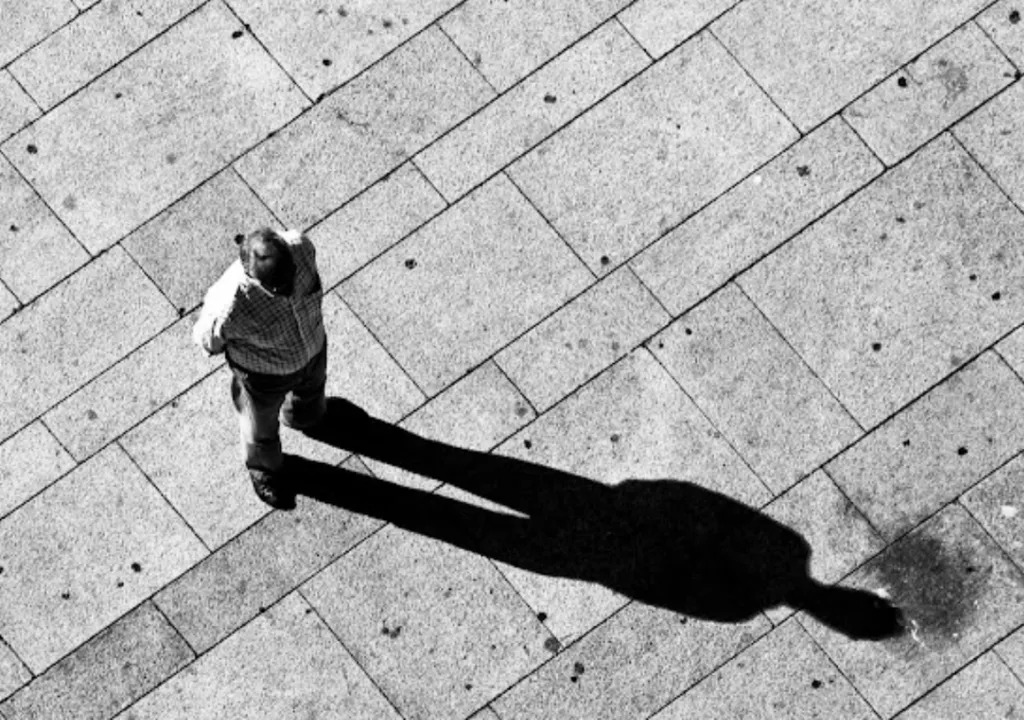
#> input picture image.jpg, 1024 x 720 px
$ jupyter execute Projeto2.ipynb
#> lines starting #> are read from the running program, lines starting #| are printed output that depends on the picture; after the words box and inside, x2 and y2 are one past the last pixel; in counts of white or black regions, pixels touching at a corner belong together
[cell 1]
import numpy as np
import cv2
from matplotlib import pyplot as plt
img = cv2.imread('image.jpg')
#> img is the input picture: shape (720, 1024, 3); min 0, max 255, mean 168.8
plt.imshow(img)

[cell 2]
rgb = cv2.cvtColor(img, cv2.COLOR_BGR2RGB)
plt.imshow(rgb)
gray = cv2.cvtColor(rgb, cv2.COLOR_BGR2GRAY)
plt.imshow(gray)
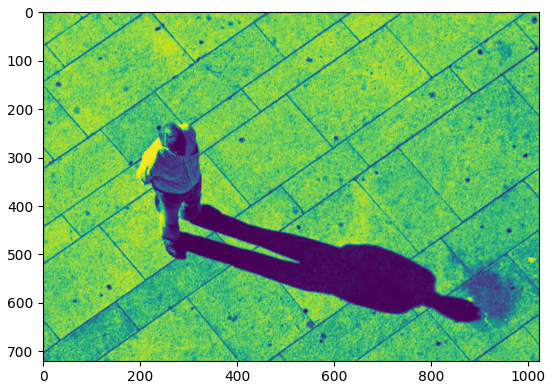
#> figure drawn by matplotlib, 1 panel

[cell 3]
limiar = 120 #0 - 255
val, thresh = cv2.threshold(gray, limiar, 255, cv2.THRESH_BINARY)
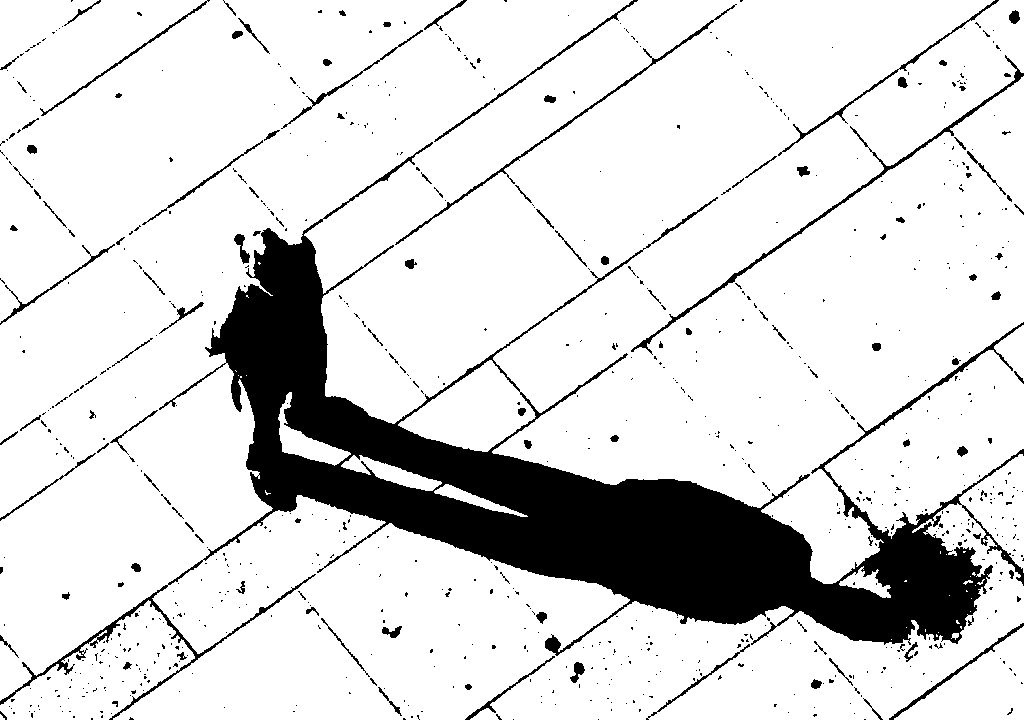
#> thresh: shape (720, 1024); 85.3% white; 825 black regions (701 under 20 px), largest, box (x1, y1, x2, y2) and area: (0, 142, 1024, 720) 92441, (631, 55, 1024, 355) 1834, (395, 4, 737, 245) 1143
#> val = 120
val

plt.imshow(thresh, cmap = 'gray')

[cell 4]
limiar = 200
val, thresh = cv2.threshold(gray, limiar, 255, cv2.THRESH_BINARY)
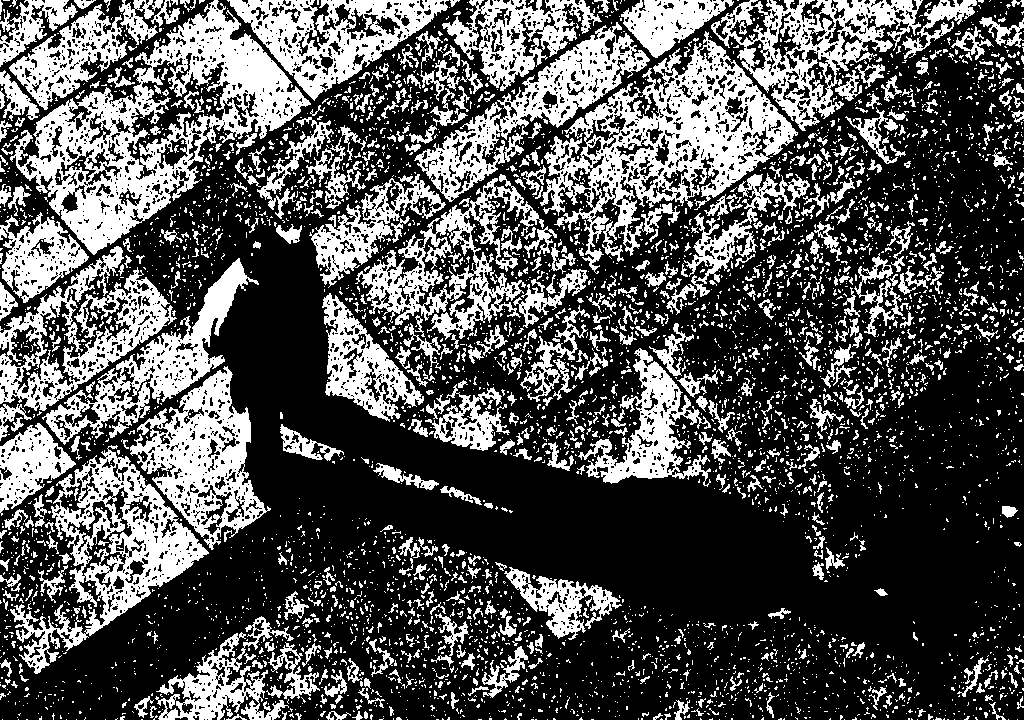
#> thresh: shape (720, 1024); 32.9% white; 5002 white regions (4292 under 20 px), largest, box (x1, y1, x2, y2) and area: (10, 0, 311, 255) 22879, (540, 31, 798, 274) 19946, (10, 445, 209, 674) 12324
#> val = 200
plt.imshow(thresh, cmap = 'gray')

[cell 5]
cv2.imwrite('resultado_threshold.jpg', thresh)

limiar = 100
val, thresh = cv2.threshold(gray, limiar, 255, cv2.THRESH_BINARY)
#> thresh: shape (720, 1024); 86.8% white; 636 black regions (519 under 20 px), largest, box (x1, y1, x2, y2) and area: (204, 228, 986, 643) 83114, (631, 69, 1024, 353) 1391, (812, 323, 1024, 474) 760
#> val = 100
plt.imshow(thresh, cmap = 'gray')

[cell 6]
limiar = 60
val, thresh = cv2.threshold(gray, limiar, 255, cv2.THRESH_BINARY)
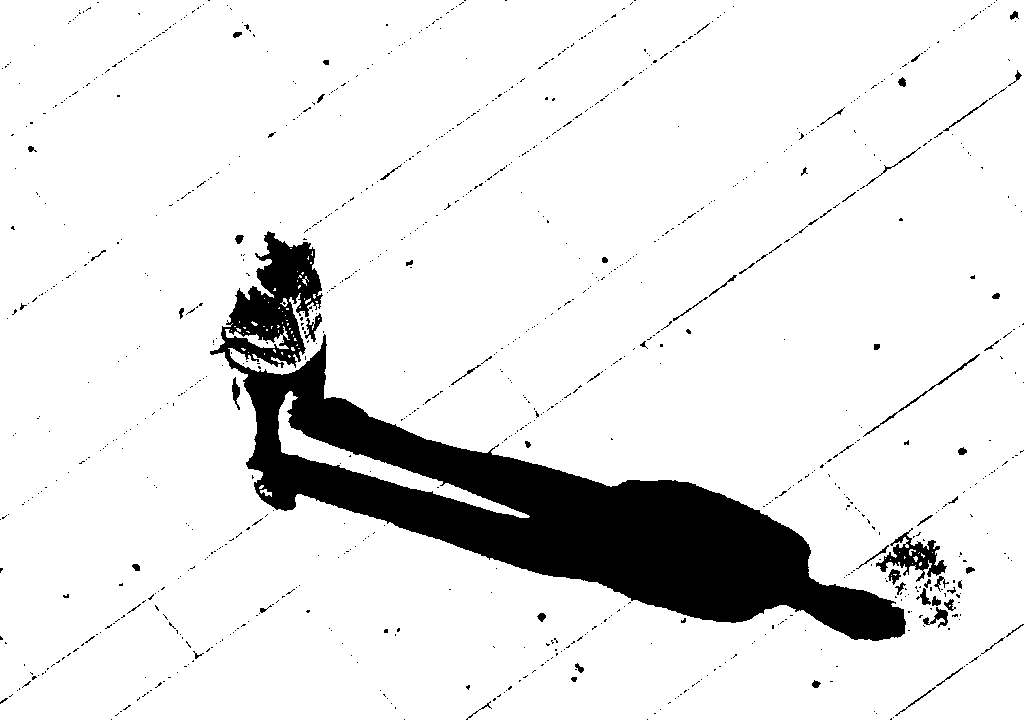
#> thresh: shape (720, 1024); 89.7% white; 972 black regions (903 under 20 px), largest, box (x1, y1, x2, y2) and area: (210, 231, 906, 641) 68301, (876, 528, 947, 582) 1326, (863, 354, 980, 437) 283
#> val = 60
plt.imshow(thresh, cmap = 'gray')

[cell 7]
limiar = 40
val, thresh = cv2.threshold(gray, limiar, 255, cv2.THRESH_BINARY)
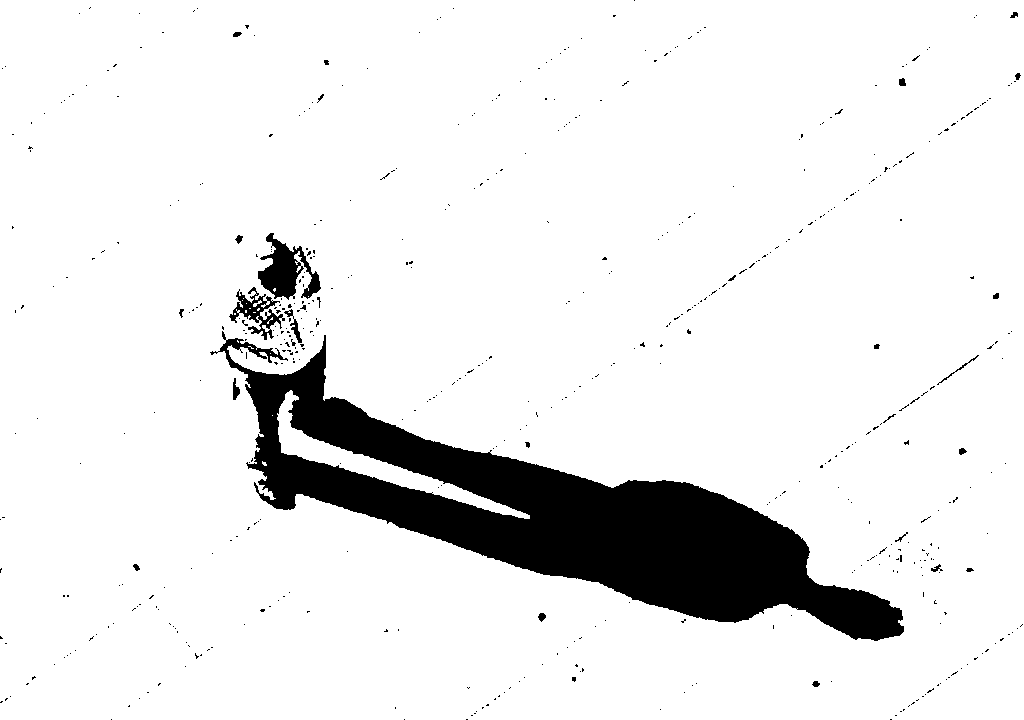
#> thresh: shape (720, 1024); 91.1% white; 536 black regions (510 under 20 px), largest, box (x1, y1, x2, y2) and area: (210, 331, 904, 641) 60317, (258, 233, 321, 300) 2000, (229, 287, 285, 340) 972
#> val = 40
plt.imshow(thresh, cmap = 'gray')

[cell 8]
limiar = 15
val, thresh = cv2.threshold(gray, limiar, 255, cv2.THRESH_BINARY)
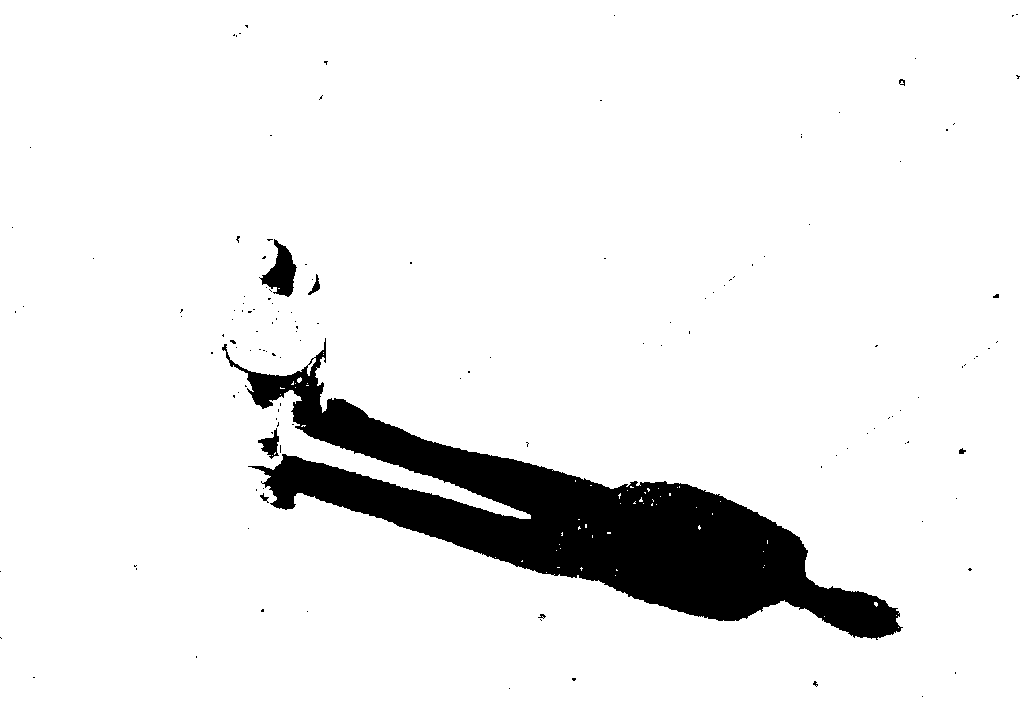
#> thresh: shape (720, 1024); 92.2% white; 137 black regions (129 under 20 px), largest, box (x1, y1, x2, y2) and area: (222, 338, 903, 640) 55363, (259, 239, 297, 297) 1052, (258, 428, 279, 459) 297
#> val = 15
plt.imshow(thresh, cmap = 'gray')
